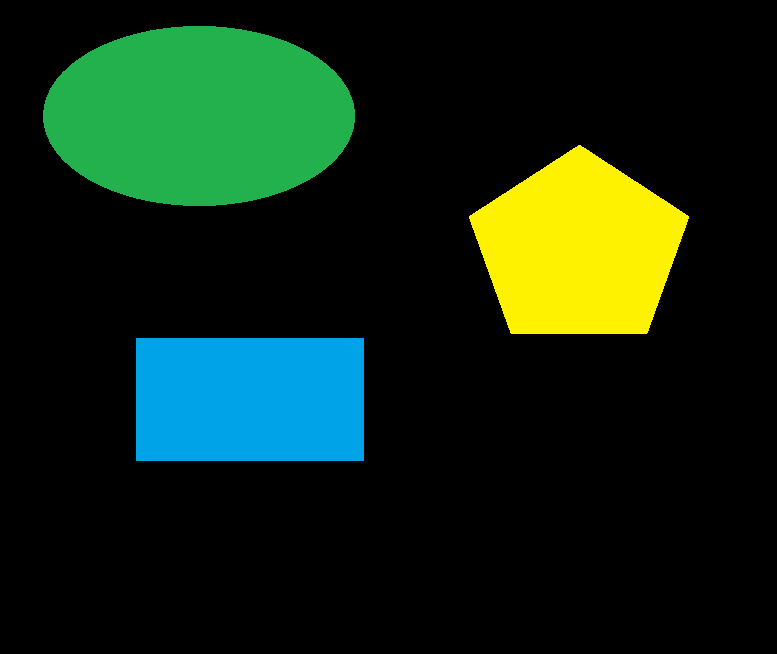
#> input picture Deep-Learning/OpenCv/PyImageSearch-tutorials/Data/Input/Image-1.png, 777 x 654 px
$ python opencv_tutorial_1.py --input Data/Input/Image-1.png
#> lines starting #> are read from the running program, lines starting #| are printed output that depends on the picture
import argparse
import cv2
import imutils

ap = argparse.ArgumentParser()
ap.add_argument('-i', '--input', help="Input image path")
args = vars(ap.parse_args())

# Read image from input path
img = cv2.imread(args["input"])
#> img is the input picture: shape (654, 777, 3); mean B, G, R 19.4, 38.1, 17.5

# Height, Width and Depth of an image
# - Height = Number of rows
# - Width = Number of columns
# - Depth = Number of channels
h, w, d = img.shape
#> h = 654; w = 777; d = 3
print(f'Height:{h}, width:{w}, Depth:{d}')
#| Height:654, width:777, Depth:3

# Show the read image
cv2.imshow("Original", img)

# Read a pixel at x=50 and y=100 value from image
B, G, R = img[100, 50]
#> B = 76; G = 177; R = 34
print(f'R:{R} G:{G} B:{B}')
#| R:34 G:177 B:76

# Array slicing and cropping
# Extracting regions of interest (ROI)
# Extract a 100x100 pixel square ROI from input image starting
#  at x=320 y=60 and ending at x=420 y=160
roi = img[60:160, 320:420]
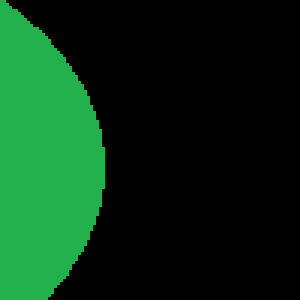
#> roi: shape (100, 100, 3) (shown 3 times larger); mean B, G, R 19.9, 46.3, 8.9
cv2.imshow("ROI", roi)

# Resize original image to 200x200. Note cv2 doesn't maintain aspect ratio of original image
resized = cv2.resize(img, (200, 200))
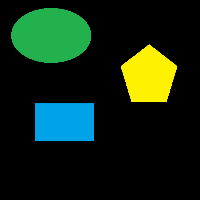
#> resized: shape (200, 200, 3); mean B, G, R 19.6, 38.2, 17.5
cv2.imshow('Resized', resized)

# Calculate aspect ratio so that resize doesn't lose aspect ratio
r = 300.0 / w
#> r = 0.386
dim = (300, int(h*r))
#> dim = (300, 252)
resized = cv2.resize(img, dim)
#> resized: shape (252, 300, 3)
cv2.imshow('Resized', resized)

# imutils can resize maintaining the aspect ratio
resized = imutils.resize(img, width=300)
cv2.imshow('Resized', resized)

# Rotating an image
# let's rotate an image 45 degrees clockwise using OpenCV by first
# computing the image center, then constructing the rotation matrix,
# and then finally applying the affine warp
center = (w//2, h//2)
#> center = (388, 327)
M = cv2.getRotationMatrix2D(center, angle = -45, scale = 1.0)
rotated = cv2.warpAffine(img, M, (w, h))
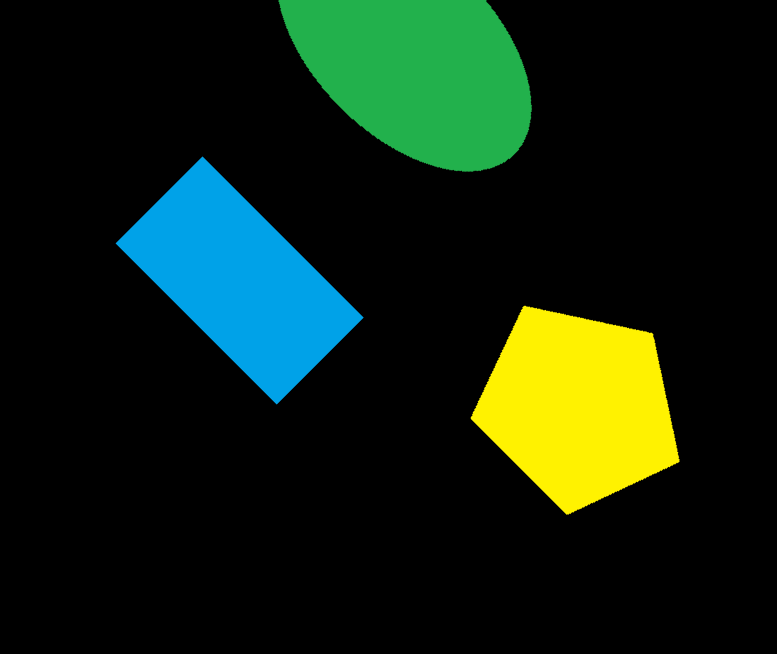
#> rotated: shape (654, 777, 3); mean B, G, R 17.5, 33.7, 16.6
cv2.imshow('Rotated:45 degree clockwise', rotated)

# imutils rotate method
rotated = imutils.rotate(img, -45)
cv2.imshow('Rotated:45 degree clockwise', rotated)

# OpenCV doesn't "care" if our rotated image is clipped after rotation
# so we can instead use another imutils convenience function to help
# us out
rotated = imutils.rotate_bound(img, 45)
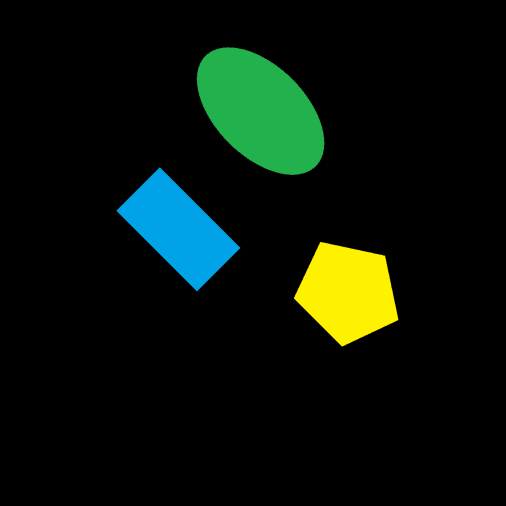
#> rotated: shape (1011, 1011, 3) (shown at 1/2 size); mean B, G, R 9.6, 18.9, 8.7
cv2.imshow('Rotated:45 degree clockwise', rotated)

# Apply a Gaussian blur with a 11x11 kernel to the image to smooth it,
# useful when reducing high frequency noise
blurred = cv2.GaussianBlur(img, (11,11), 0)
cv2.imshow('Blurred', blurred)


# Wait for key to press to close the window
cv2.waitKey(0)
